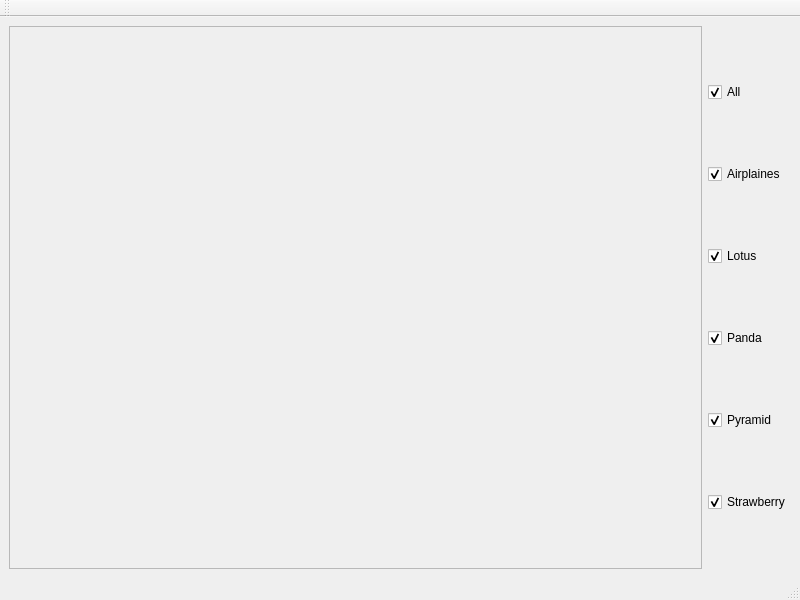
<?xml version="1.0" encoding="UTF-8"?>
<ui version="4.0">
 <class>MainWindow</class>
 <widget class="QMainWindow" name="MainWindow">
  <property name="geometry">
   <rect>
    <x>0</x>
    <y>0</y>
    <width>800</width>
    <height>600</height>
   </rect>
  </property>
  <property name="windowTitle">
   <string>MainWindow</string>
  </property>
  <widget class="QWidget" name="centralwidget">
   <layout class="QVBoxLayout" name="verticalLayout">
    <item>
     <layout class="QHBoxLayout" name="horizontalLayout_3">
      <item>
       <layout class="QHBoxLayout" name="horizontalLayout_6">
        <item>
         <widget class="QScrollArea" name="scrollArea">
          <property name="widgetResizable">
           <bool>true</bool>
          </property>
          <widget class="QWidget" name="scrollAreaWidgetContents">
           <property name="geometry">
            <rect>
             <x>0</x>
             <y>0</y>
             <width>709</width>
             <height>522</height>
            </rect>
           </property>
          </widget>
         </widget>
        </item>
       </layout>
      </item>
      <item>
       <layout class="QVBoxLayout" name="verticalLayout_4">
        <item>
         <widget class="QCheckBox" name="checkBoxAll">
          <property name="text">
           <string>All</string>
          </property>
          <property name="checked">
           <bool>true</bool>
          </property>
         </widget>
        </item>
        <item>
         <widget class="QCheckBox" name="checkBoxAirplaines">
          <property name="enabled">
           <bool>true</bool>
          </property>
          <property name="text">
           <string>Airplaines</string>
          </property>
          <property name="checked">
           <bool>true</bool>
          </property>
         </widget>
        </item>
        <item>
         <widget class="QCheckBox" name="checkBoxLotus">
          <property name="text">
           <string>Lotus</string>
          </property>
          <property name="checked">
           <bool>true</bool>
          </property>
         </widget>
        </item>
        <item>
         <widget class="QCheckBox" name="checkBoxPanda">
          <property name="text">
           <string>Panda</string>
          </property>
          <property name="checked">
           <bool>true</bool>
          </property>
         </widget>
        </item>
        <item>
         <widget class="QCheckBox" name="checkBoxPyramid">
          <property name="text">
           <string>Pyramid</string>
          </property>
          <property name="checked">
           <bool>true</bool>
          </property>
         </widget>
        </item>
        <item>
         <widget class="QCheckBox" name="checkBoxStrawberry">
          <property name="text">
           <string>Strawberry</string>
          </property>
          <property name="checked">
           <bool>true</bool>
          </property>
         </widget>
        </item>
       </layout>
      </item>
     </layout>
    </item>
   </layout>
  </widget>
  <widget class="QMenuBar" name="menubar">
   <property name="geometry">
    <rect>
     <x>0</x>
     <y>0</y>
     <width>800</width>
     <height>21</height>
    </rect>
   </property>
  </widget>
  <widget class="QStatusBar" name="statusbar"/>
  <widget class="QToolBar" name="toolBar">
   <property name="windowTitle">
    <string>toolBar</string>
   </property>
   <attribute name="toolBarArea">
    <enum>TopToolBarArea</enum>
   </attribute>
   <attribute name="toolBarBreak">
    <bool>false</bool>
   </attribute>
  </widget>
 </widget>
 <resources/>
 <connections/>
</ui>
